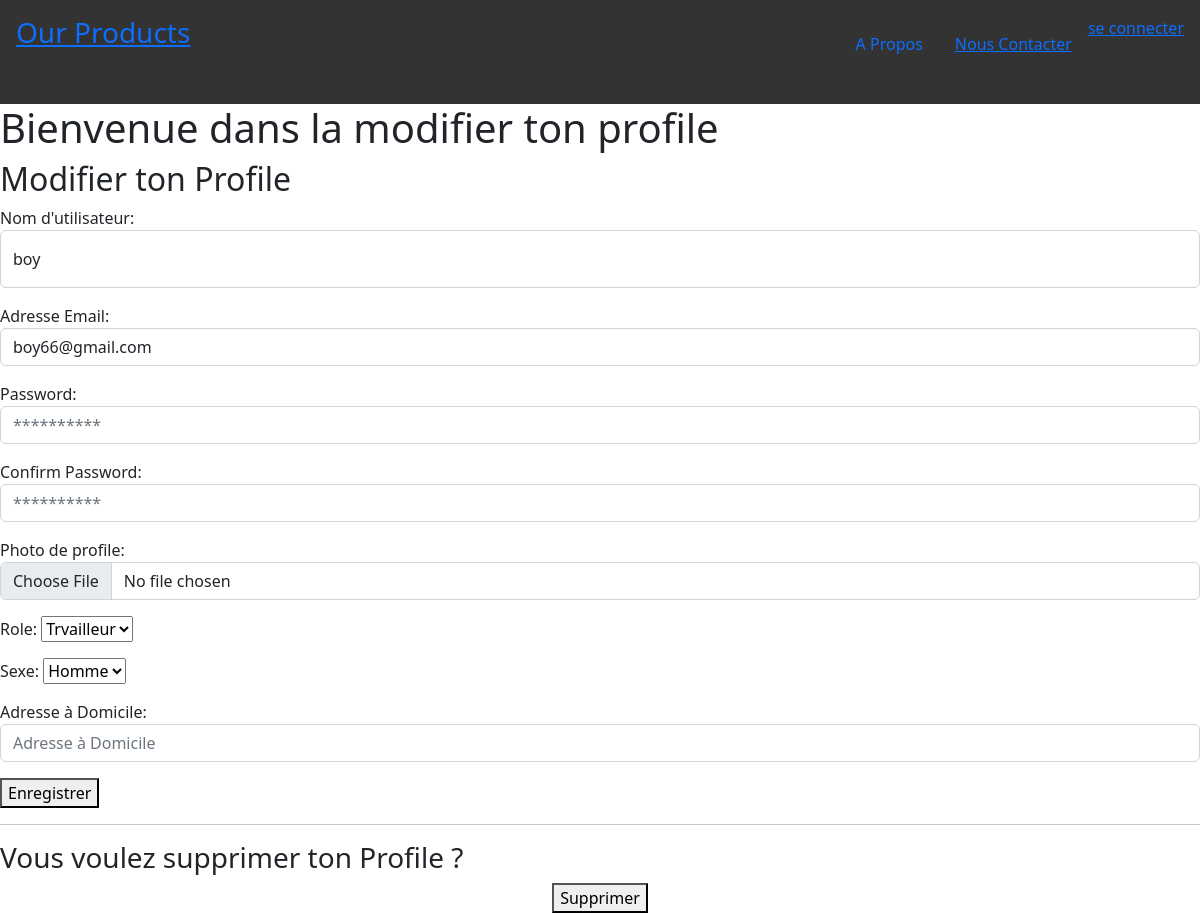
The page /authentication/edit/2 on the database as committed earlier.
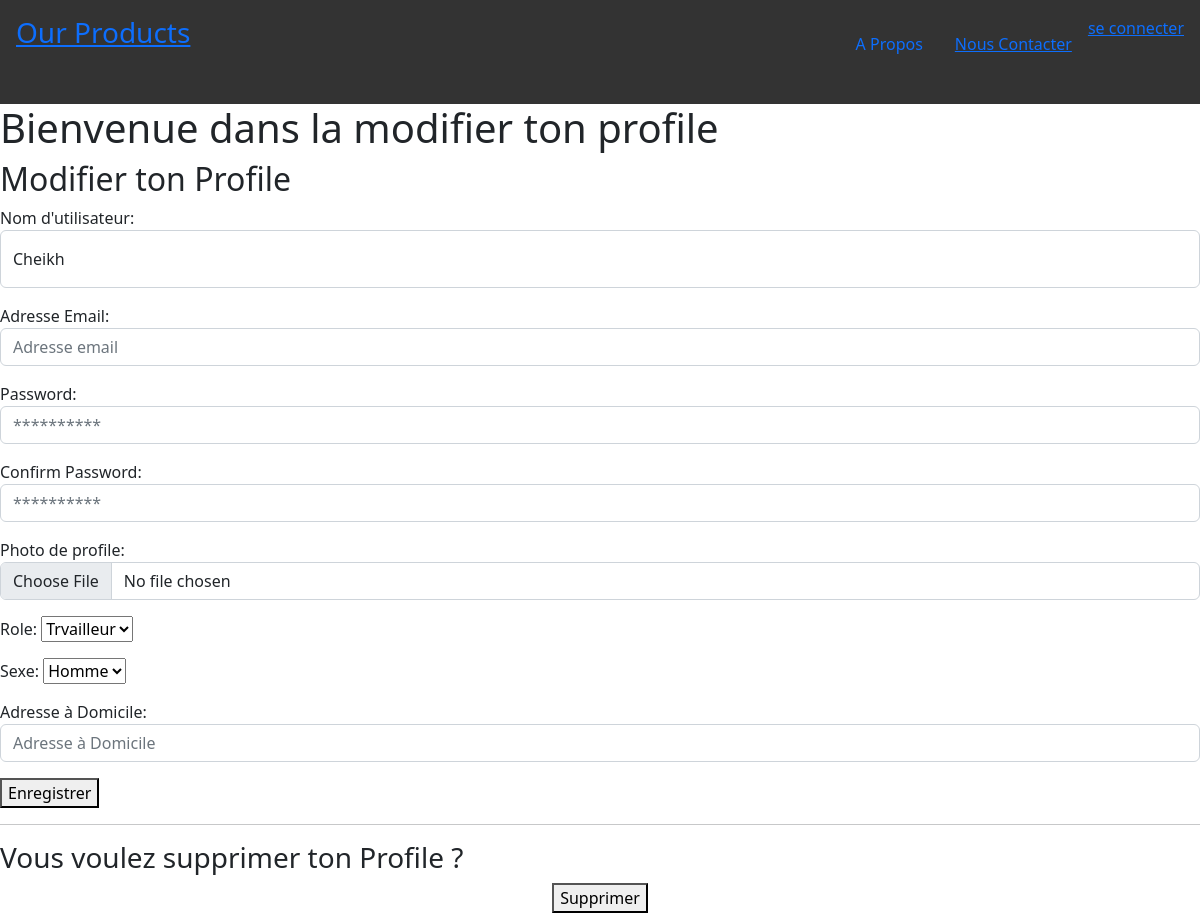
The same page on the database as committed later.
### authentication/models.py (models this page shows, shortened)
class User(AbstractUser):
    WORKER = 'WORKER'
    SUBSCRIBER = 'SUBSCRIBER'
    ROLE_CHOICES = (
        (WORKER, 'Trvailleur'),
        (SUBSCRIBER,'Abonné')
    )
    HOMME = 'HOMME'
    FEMME = 'FEMME'
    SEXE_CHOICES = (
        (HOMME, 'Homme'),
        (FEMME, 'Femme')
    )
    profile_photo = models.ImageField(verbose_name='Photo de profile',upload_to='photo_de_profile')
    sexe = models.CharField(max_length=30,choices=SEXE_CHOICES,verbose_name='Sexe')
    role = models.CharField(max_length=30,choices=ROLE_CHOICES,verbose_name='Role')

### authentication/views.py (the view)
# urls.py: path("edit/<int:profile_id>", edit_profile ,name="edit_profile"),
def edit_profile(request,profile_id):
    profile = get_object_or_404(User,id=profile_id)
    edit_profile = SignupForm(instance=profile)
    delete_profile = DeleteProfileForm()
    if request.method == 'POST':
        if "edit_profile" in request.POST:
            edit_profile = SignupForm(request.POST,request.FILES,instance=profile)
            if edit_profile.is_valid():
               edit_profile.save()
               return redirect('job:home')
    if request.method == 'POST':
        if "delete_profile" in request.POST:
            delete_profile = DeleteProfileForm(request.POST)
            if delete_profile.is_valid():
                profile.delete()
                return redirect("job:home")
    context = {'edit_profile': edit_profile,
               "delete_profile": delete_profile
               }
    return  render(request,"authentication/edit_profile.html",context)

### authentication/forms.py
class DeleteProfileForm(forms.Form):
    delete_profile = forms.BooleanField(widget=forms.HiddenInput, initial=True)

### Linking/templates/authentication/edit_profile.html (shortened to what this page needs)
{% extends 'base.html' %}
{% block contenu %}
    <h1> Bienvenue dans la modifier ton profile</h1>
    <h2> Modifier ton Profile </h2>
        <form action="" method="post" enctype="multipart/form-data">
        {{ edit_profile.as_p }}
        <button type="submit">Enregistrer</button>
        </form>
        <hr>
        <h3> Vous voulez supprimer ton Profile ?</h3>
        <form action="" method="post" enctype="multipart/form-data" class="text-center">
        <button type="submit">Supprimer</button>
        </form>
{% endblock %}

Rows that differ between the two databases and show on the page:
changed User "Trvailleur": username "boy" → "Cheikh"; email "boy66@gmail.com" → (not shown)
